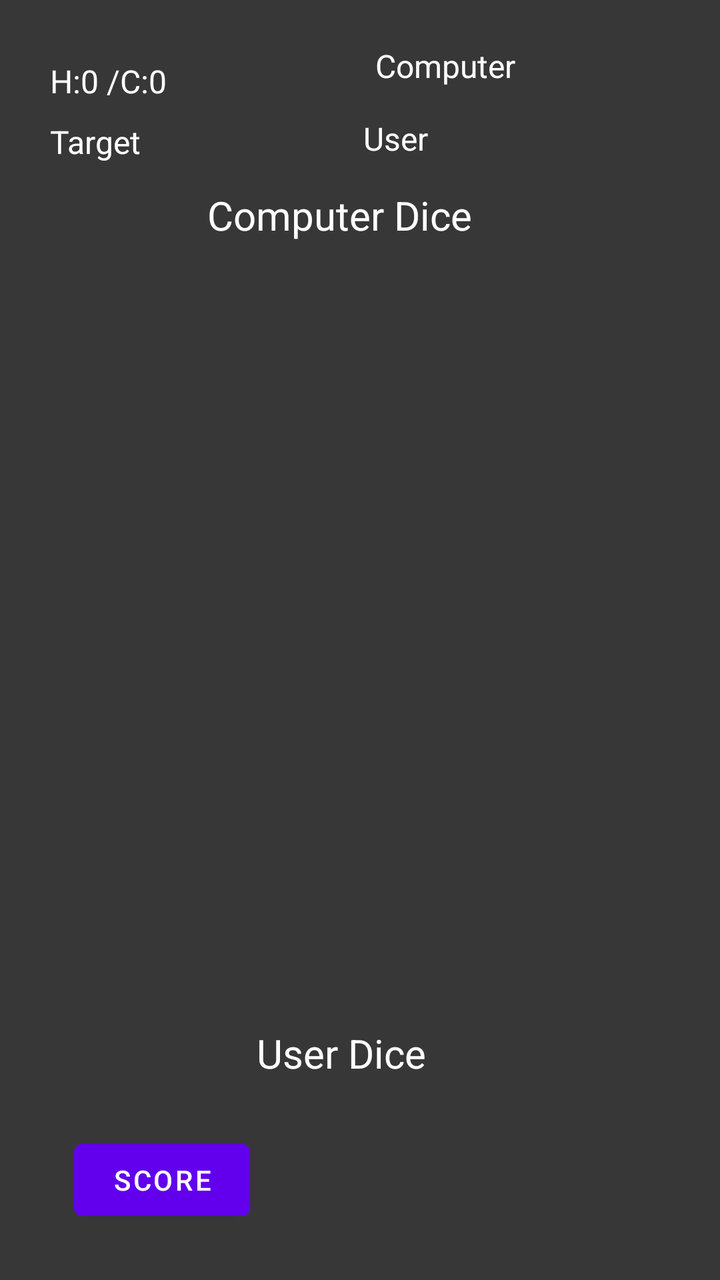
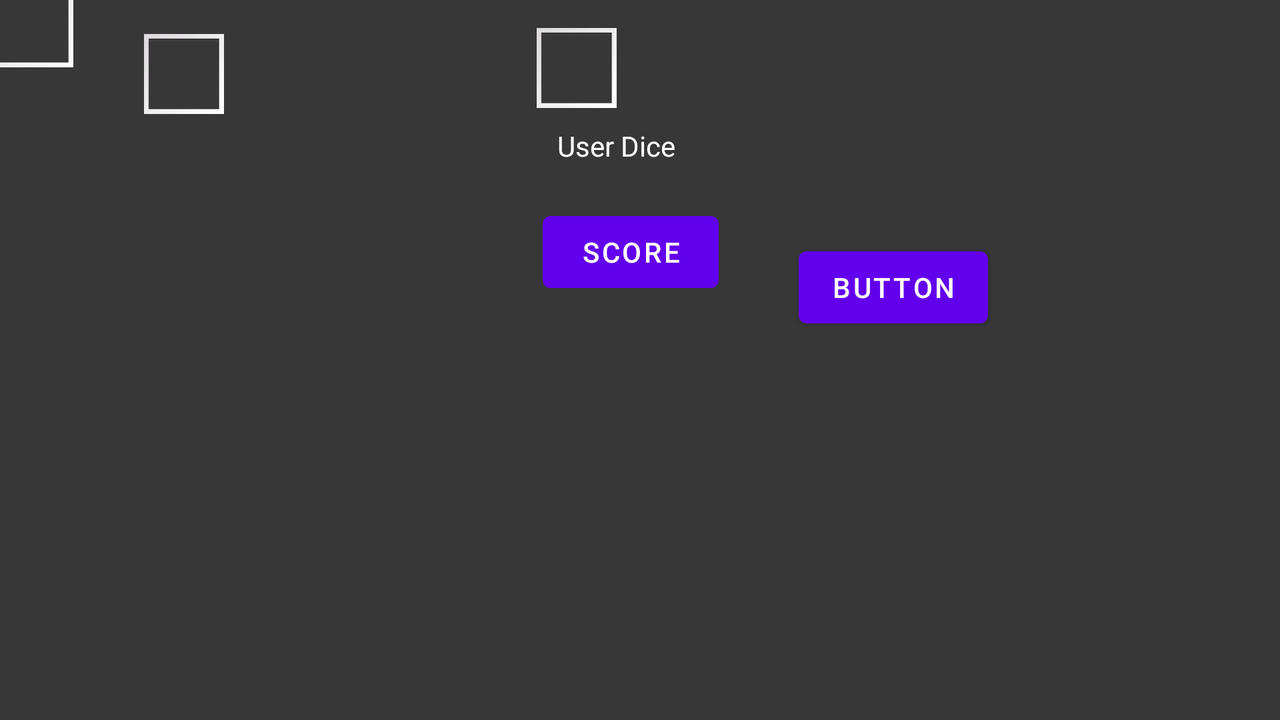

Compare how this app lays out the same screen by default and in its alternative resource folder. The renders come first, then the two layout files and the values they reference.
<!-- AndroidManifest.xml: application theme Theme.Androidcwdicegame -->
<!-- res/layout/activity_newgame.xml -->
<?xml version="1.0" encoding="utf-8"?>
<androidx.constraintlayout.widget.ConstraintLayout xmlns:android="http://schemas.android.com/apk/res/android"
    xmlns:app="http://schemas.android.com/apk/res-auto"
    xmlns:tools="http://schemas.android.com/tools"
    android:layout_width="match_parent"
    android:layout_height="match_parent"
    android:background="#373737"
    tools:context=".newgame">


    <ImageView
        android:id="@+id/imageButton_computer_1"
        android:layout_width="85dp"
        android:layout_height="85dp"
        android:layout_marginStart="17dp"
        android:layout_marginTop="135dp"
        android:layout_marginEnd="290dp"
        android:layout_marginBottom="550dp"
        android:contentDescription="TODO"
        app:layout_constraintBottom_toBottomOf="parent"
        app:layout_constraintEnd_toEndOf="parent"
        app:layout_constraintHorizontal_bias="1.0"
        app:layout_constraintStart_toStartOf="parent"
        app:layout_constraintTop_toTopOf="parent"
        app:layout_constraintVertical_bias="0.0" />

    <ImageView
        android:id="@+id/imageButton_computer_2"
        android:layout_width="85dp"
        android:layout_height="85dp"
        android:layout_marginStart="42dp"
        android:layout_marginTop="135dp"
        android:layout_marginEnd="160dp"
        android:layout_marginBottom="550dp"
        android:contentDescription="TODO"
        app:layout_constraintBottom_toBottomOf="parent"
        app:layout_constraintEnd_toEndOf="parent"
        app:layout_constraintStart_toEndOf="@+id/imageButton_computer_1"
        app:layout_constraintTop_toTopOf="parent"
        app:layout_constraintVertical_bias="0.0" />

    <ImageView
        android:id="@+id/imageButton_computer_3"
        android:layout_width="85dp"
        android:layout_height="85dp"
        android:layout_marginStart="44dp"
        android:layout_marginTop="135dp"
        android:layout_marginEnd="33dp"
        android:layout_marginBottom="575dp"
        android:contentDescription="TODO"
        app:layout_constraintBottom_toBottomOf="parent"
        app:layout_constraintEnd_toEndOf="parent"
        app:layout_constraintHorizontal_bias="1.0"
        app:layout_constraintStart_toEndOf="@+id/imageButton_computer_2"
        app:layout_constraintTop_toTopOf="parent"
        app:layout_constraintVertical_bias="0.0" />

    <ImageView
        android:id="@+id/imageButton_computer_4"
        android:layout_width="85dp"
        android:layout_height="85dp"
        android:layout_marginStart="78dp"
        android:layout_marginTop="15dp"
        android:layout_marginEnd="241dp"
        android:layout_marginBottom="392dp"
        android:contentDescription="TODO"
        app:layout_constraintBottom_toBottomOf="parent"
        app:layout_constraintEnd_toEndOf="parent"
        app:layout_constraintHorizontal_bias="0.714"
        app:layout_constraintStart_toStartOf="parent"
        app:layout_constraintTop_toBottomOf="@+id/imageButton_computer_1"
        tools:ignore="UnknownId" />

    <ImageView
        android:id="@+id/imageButton_computer_5"
        android:layout_width="85dp"
        android:layout_height="85dp"
        android:layout_marginStart="52dp"
        android:layout_marginTop="15dp"
        android:layout_marginEnd="98dp"
        android:layout_marginBottom="392dp"
        android:contentDescription="TODO"
        app:layout_constraintBottom_toBottomOf="parent"
        app:layout_constraintEnd_toEndOf="parent"
        app:layout_constraintHorizontal_bias="1.0"
        app:layout_constraintStart_toEndOf="@+id/imageButton_computer_4"
        app:layout_constraintTop_toBottomOf="@+id/imageButton_computer_2"
        app:layout_constraintVertical_bias="0.526" />

    <ImageView
        android:id="@+id/imageButton_user_1"
        android:layout_width="85dp"
        android:layout_height="85dp"
        android:layout_marginStart="78dp"
        android:layout_marginTop="85dp"
        android:layout_marginEnd="241dp"
        android:layout_marginBottom="276dp"
        android:contentDescription="TODO"
        app:layout_constraintBottom_toBottomOf="parent"
        app:layout_constraintEnd_toEndOf="parent"
        app:layout_constraintHorizontal_bias="0.625"
        app:layout_constraintStart_toStartOf="parent"
        app:layout_constraintTop_toBottomOf="@+id/imageButton_computer_4"
        app:layout_constraintVertical_bias="0.693" />

    <ImageView
        android:id="@+id/imageButton_user_2"
        android:layout_width="85dp"
        android:layout_height="85dp"
        android:layout_marginStart="52dp"
        android:layout_marginTop="85dp"
        android:layout_marginEnd="97dp"
        android:layout_marginBottom="276dp"
        android:contentDescription="TODO"
        app:layout_constraintBottom_toBottomOf="parent"
        app:layout_constraintEnd_toEndOf="parent"
        app:layout_constraintHorizontal_bias="1.0"
        app:layout_constraintStart_toEndOf="@+id/imageButton_user_1"
        app:layout_constraintTop_toBottomOf="@+id/imageButton_computer_5"
        app:layout_constraintVertical_bias="0.693" />

    <ImageView
        android:id="@+id/imageButton_user_3"
        android:layout_width="85dp"
        android:layout_height="85dp"
        android:layout_marginStart="17dp"
        android:layout_marginTop="500dp"
        android:layout_marginEnd="290dp"
        android:layout_marginBottom="160dp"
        android:contentDescription="TODO"
        app:layout_constraintBottom_toBottomOf="parent"
        app:layout_constraintEnd_toEndOf="parent"
        app:layout_constraintHorizontal_bias="1.0"
        app:layout_constraintStart_toStartOf="parent"
        app:layout_constraintTop_toTopOf="parent"
        app:layout_constraintVertical_bias="1.0" />

    <ImageView
        android:id="@+id/imageButton_user_4"
        android:layout_width="85dp"
        android:layout_height="85dp"
        android:layout_marginStart="42dp"
        android:layout_marginTop="30dp"
        android:layout_marginEnd="160dp"
        android:layout_marginBottom="160dp"
        android:contentDescription="TODO"
        app:layout_constraintBottom_toBottomOf="parent"
        app:layout_constraintEnd_toEndOf="parent"
        app:layout_constraintHorizontal_bias="1.0"
        app:layout_constraintStart_toEndOf="@+id/imageButton_user_3"
        app:layout_constraintTop_toBottomOf="@+id/imageButton_user_1"
        app:layout_constraintVertical_bias="1.0" />

    <ImageView
        android:id="@+id/imageButton_user_5"
        android:layout_width="85dp"
        android:layout_height="85dp"
        android:layout_marginStart="44dp"
        android:layout_marginTop="85dp"
        android:layout_marginEnd="33dp"
        android:layout_marginBottom="160dp"
        android:contentDescription="TODO"
        app:layout_constraintBottom_toBottomOf="parent"
        app:layout_constraintEnd_toEndOf="parent"
        app:layout_constraintStart_toEndOf="@+id/imageButton_user_4"
        app:layout_constraintTop_toBottomOf="@+id/imageButton_user_2"
        app:layout_constraintVertical_bias="1.0" />

    <Button
        android:id="@+id/throwbutton"
        android:layout_width="wrap_content"
        android:layout_height="wrap_content"
        android:layout_marginStart="65dp"
        android:layout_marginTop="37dp"
        android:layout_marginEnd="300dp"
        android:layout_marginBottom="26dp"
        android:text="THROW"
        app:layout_constraintBottom_toBottomOf="parent"
        app:layout_constraintEnd_toEndOf="parent"
        app:layout_constraintHorizontal_bias="0.0"
        app:layout_constraintStart_toStartOf="parent"
        app:layout_constraintTop_toBottomOf="@+id/imageButton_user_3"
        app:layout_constraintVertical_bias="1.0" />

    <Button
        android:id="@+id/scorebutton"
        android:layout_width="wrap_content"
        android:layout_height="wrap_content"
        android:layout_marginStart="60dp"
        android:layout_marginTop="37dp"
        android:layout_marginEnd="167dp"
        android:layout_marginBottom="26dp"
        android:text="SCORE"
        app:layout_constraintBottom_toBottomOf="parent"
        app:layout_constraintEnd_toEndOf="parent"
        app:layout_constraintHorizontal_bias="0.0"
        app:layout_constraintStart_toEndOf="@+id/throwbutton"
        app:layout_constraintTop_toBottomOf="@+id/imageButton_user_4"
        app:layout_constraintVertical_bias="1.0" />

    <TextView
        android:id="@+id/usertext"
        android:layout_width="wrap_content"
        android:layout_height="wrap_content"
        android:layout_marginStart="200dp"
        android:layout_marginEnd="153dp"
        android:layout_marginBottom="55dp"
        android:text="User"
        android:textColor="@color/white"
        android:textSize="16sp"
        app:layout_constraintBottom_toTopOf="@+id/imageButton_computer_2"
        app:layout_constraintEnd_toEndOf="parent"
        app:layout_constraintHorizontal_bias="0.73"
        app:layout_constraintStart_toStartOf="parent" />

    <TextView
        android:id="@+id/computertext"
        android:layout_width="wrap_content"
        android:layout_height="wrap_content"
        android:layout_marginStart="219dp"
        android:layout_marginTop="25dp"
        android:layout_marginEnd="134dp"
        android:layout_marginBottom="18dp"
        android:text="Computer"
        android:textColor="@color/white"
        android:textSize="16sp"
        app:layout_constraintBottom_toTopOf="@+id/usertext"
        app:layout_constraintEnd_toEndOf="parent"
        app:layout_constraintStart_toStartOf="parent"
        app:layout_constraintTop_toTopOf="parent" />

    <TextView
        android:id="@+id/targetbut"
        android:layout_width="wrap_content"
        android:layout_height="wrap_content"
        android:layout_marginStart="25dp"
        android:layout_marginTop="60dp"
        android:layout_marginEnd="157dp"
        android:layout_marginBottom="55dp"
        android:text="Target"
        android:textColor="@color/white"
        android:textSize="16sp"
        app:layout_constraintBottom_toTopOf="@+id/imageButton_computer_1"
        app:layout_constraintEnd_toStartOf="@+id/computertext"
        app:layout_constraintHorizontal_bias="0.0"
        app:layout_constraintStart_toStartOf="parent"
        app:layout_constraintTop_toTopOf="parent"
        app:layout_constraintVertical_bias="0.0" />

    <TextView
        android:id="@+id/textView5"
        android:layout_width="wrap_content"
        android:layout_height="wrap_content"
        android:layout_marginStart="151dp"
        android:layout_marginTop="94dp"
        android:layout_marginEnd="167dp"
        android:layout_marginBottom="22dp"
        android:text="Computer Dice"
        android:textColor="@color/white"
        android:textSize="20sp"
        app:layout_constraintBottom_toTopOf="@+id/imageButton_computer_2"
        app:layout_constraintEnd_toEndOf="parent"
        app:layout_constraintHorizontal_bias="0.525"
        app:layout_constraintStart_toStartOf="parent"
        app:layout_constraintTop_toTopOf="parent"
        app:layout_constraintVertical_bias="0.0" />

    <TextView
        android:id="@+id/textView6"
        android:layout_width="wrap_content"
        android:layout_height="wrap_content"
        android:layout_marginStart="166dp"
        android:layout_marginTop="30dp"
        android:layout_marginEnd="185dp"
        android:layout_marginBottom="23dp"
        android:text="User Dice"
        android:textColor="@color/white"
        android:textSize="20sp"
        app:layout_constraintBottom_toTopOf="@+id/scorebutton"
        app:layout_constraintEnd_toEndOf="parent"
        app:layout_constraintStart_toStartOf="parent"
        app:layout_constraintTop_toBottomOf="@+id/imageButton_user_4" />

    <TextView
        android:id="@+id/num_wins"
        android:layout_width="wrap_content"
        android:layout_height="wrap_content"
        android:layout_marginStart="25dp"
        android:layout_marginTop="31dp"
        android:layout_marginEnd="126dp"
        android:layout_marginBottom="10dp"
        android:text="H:0 /C:0"
        android:textColor="@color/white"
        android:textSize="16sp"
        app:layout_constraintBottom_toTopOf="@+id/targetbut"
        app:layout_constraintEnd_toStartOf="@+id/computertext"
        app:layout_constraintHorizontal_bias="0.0"
        app:layout_constraintStart_toStartOf="parent"
        app:layout_constraintTop_toTopOf="parent" />

</androidx.constraintlayout.widget.ConstraintLayout>
<!-- resources referenced by this layout -->
<resources>
  <color name="white">#FFFFFFFF</color>
  <style name="Theme.Androidcwdicegame" parent="Theme.MaterialComponents.DayNight.DarkActionBar">
          
          <item name="colorPrimary">@color/purple_500</item>
          <item name="colorPrimaryVariant">@color/purple_700</item>
          <item name="colorOnPrimary">@color/white</item>
          
          <item name="colorSecondary">@color/teal_200</item>
          <item name="colorSecondaryVariant">@color/teal_700</item>
          <item name="colorOnSecondary">@color/black</item>
          
          <item name="android:statusBarColor">?attr/colorPrimaryVariant</item>
          
      </style>
  <color name="purple_500">#FF6200EE</color>
  <color name="purple_700">#FF3700B3</color>
  <color name="teal_200">#FF03DAC5</color>
  <color name="teal_700">#FF018786</color>
  <color name="black">#FF000000</color>
</resources>
<!-- res/layout-land/activity_newgame.xml (the repository's variant of the layout above) -->
<!-- drawn on the phone turned sideways -->
<?xml version="1.0" encoding="utf-8"?>
<androidx.constraintlayout.widget.ConstraintLayout xmlns:android="http://schemas.android.com/apk/res/android"
    xmlns:app="http://schemas.android.com/apk/res-auto"
    xmlns:tools="http://schemas.android.com/tools"
    android:layout_width="match_parent"
    android:layout_height="match_parent"
    android:background="#373737"
    tools:context=".newgame">


    <ImageView
        android:id="@+id/imageButton_computer_1"
        android:layout_width="40dp"
        android:layout_height="40dp"
        android:layout_marginStart="17dp"
        android:layout_marginTop="135dp"
        android:layout_marginEnd="290dp"
        android:layout_marginBottom="550dp"
        android:contentDescription="TODO"
        app:layout_constraintBottom_toBottomOf="parent"
        app:layout_constraintEnd_toEndOf="parent"
        app:layout_constraintHorizontal_bias="0.524"
        app:layout_constraintStart_toStartOf="parent"
        app:layout_constraintTop_toTopOf="parent"
        app:layout_constraintVertical_bias="0.704"
        app:srcCompat="@android:drawable/gallery_thumb" />

    <ImageView
        android:id="@+id/imageButton_computer_2"
        android:layout_width="40dp"
        android:layout_height="40dp"
        android:layout_marginStart="42dp"
        android:layout_marginTop="135dp"
        android:layout_marginEnd="960dp"
        android:layout_marginBottom="550dp"
        android:contentDescription="TODO"
        app:layout_constraintBottom_toBottomOf="parent"
        app:layout_constraintEnd_toEndOf="parent"
        app:layout_constraintHorizontal_bias="1.0"
        app:layout_constraintStart_toEndOf="@+id/imageButton_computer_1"
        app:layout_constraintTop_toTopOf="parent"
        app:layout_constraintVertical_bias="0.704"
        app:srcCompat="@android:drawable/gallery_thumb" />

    <ImageView
        android:id="@+id/imageButton_computer_3"
        android:layout_width="40dp"
        android:layout_height="40dp"
        android:layout_marginStart="44dp"
        android:layout_marginTop="135dp"
        android:layout_marginEnd="33dp"
        android:layout_marginBottom="575dp"
        android:contentDescription="TODO"
        app:layout_constraintBottom_toBottomOf="parent"
        app:layout_constraintEnd_toEndOf="parent"
        app:layout_constraintHorizontal_bias="0.0"
        app:layout_constraintStart_toEndOf="@+id/imageButton_computer_2"
        app:layout_constraintTop_toTopOf="parent"
        app:layout_constraintVertical_bias="0.76"
        app:srcCompat="@android:drawable/gallery_thumb" />

    <ImageView
        android:id="@+id/imageButton_computer_4"
        android:layout_width="40dp"
        android:layout_height="40dp"
        android:layout_marginStart="78dp"
        android:layout_marginTop="15dp"
        android:layout_marginEnd="241dp"
        android:layout_marginBottom="532dp"
        android:contentDescription="TODO"
        app:layout_constraintBottom_toBottomOf="parent"
        app:layout_constraintEnd_toEndOf="parent"
        app:layout_constraintHorizontal_bias="0.513"
        app:layout_constraintStart_toStartOf="parent"
        app:layout_constraintTop_toBottomOf="@+id/imageButton_computer_1"
        app:layout_constraintVertical_bias="0.0"
        app:srcCompat="@android:drawable/gallery_thumb"
        tools:ignore="UnknownId" />

    <ImageView
        android:id="@+id/imageButton_computer_5"
        android:layout_width="40dp"
        android:layout_height="40dp"
        android:layout_marginStart="42dp"
        android:layout_marginTop="42dp"
        android:layout_marginEnd="105dp"
        android:layout_marginBottom="360dp"
        android:contentDescription="TODO"
        app:layout_constraintBottom_toBottomOf="parent"
        app:layout_constraintEnd_toEndOf="parent"
        app:layout_constraintHorizontal_bias="0.0"
        app:layout_constraintStart_toEndOf="@+id/imageButton_computer_4"
        app:layout_constraintTop_toBottomOf="@+id/imageButton_computer_2"
        app:layout_constraintVertical_bias="0.319"
        app:srcCompat="@android:drawable/gallery_thumb" />

    <ImageView
        android:id="@+id/imageButton_user_1"
        android:layout_width="40dp"
        android:layout_height="40dp"
        android:layout_marginStart="85dp"
        android:layout_marginTop="55dp"
        android:layout_marginEnd="241dp"
        android:layout_marginBottom="276dp"
        android:contentDescription="TODO"
        app:layout_constraintBottom_toBottomOf="parent"
        app:layout_constraintEnd_toEndOf="parent"
        app:layout_constraintHorizontal_bias="0.512"
        app:layout_constraintStart_toStartOf="parent"
        app:layout_constraintTop_toBottomOf="@+id/imageButton_computer_4"
        app:layout_constraintVertical_bias="0.0"
        app:srcCompat="@android:drawable/gallery_thumb" />

    <ImageView
        android:id="@+id/imageButton_user_2"
        android:layout_width="40dp"
        android:layout_height="40dp"
        android:layout_marginStart="3dp"
        android:layout_marginTop="30dp"
        android:layout_marginEnd="150dp"
        android:layout_marginBottom="285dp"
        android:contentDescription="TODO"
        app:layout_constraintBottom_toBottomOf="parent"
        app:layout_constraintEnd_toEndOf="parent"
        app:layout_constraintHorizontal_bias="0.0"
        app:layout_constraintStart_toEndOf="@+id/imageButton_user_1"
        app:layout_constraintTop_toBottomOf="@+id/imageButton_computer_5"
        app:layout_constraintVertical_bias="0.0"
        app:srcCompat="@android:drawable/gallery_thumb" />

    <ImageView
        android:id="@+id/imageButton_user_3"
        android:layout_width="40dp"
        android:layout_height="40dp"
        android:layout_marginStart="17dp"
        android:layout_marginTop="440dp"
        android:layout_marginEnd="290dp"
        android:layout_marginBottom="210dp"
        android:contentDescription="TODO"
        app:layout_constraintBottom_toBottomOf="parent"
        app:layout_constraintEnd_toEndOf="parent"
        app:layout_constraintHorizontal_bias="0.602"
        app:layout_constraintStart_toStartOf="parent"
        app:layout_constraintTop_toTopOf="parent"
        app:layout_constraintVertical_bias="0.0"
        app:srcCompat="@android:drawable/gallery_thumb" />

    <ImageView
        android:id="@+id/imageButton_user_4"
        android:layout_width="40dp"
        android:layout_height="40dp"
        android:layout_marginStart="-288dp"
        android:layout_marginTop="29dp"
        android:layout_marginEnd="300dp"
        android:layout_marginBottom="160dp"
        android:contentDescription="TODO"
        app:layout_constraintBottom_toBottomOf="parent"
        app:layout_constraintEnd_toEndOf="parent"
        app:layout_constraintHorizontal_bias="0.143"
        app:layout_constraintStart_toEndOf="@+id/imageButton_user_3"
        app:layout_constraintTop_toBottomOf="@+id/imageButton_user_1"
        app:layout_constraintVertical_bias="0.0"
        app:srcCompat="@android:drawable/gallery_thumb" />

    <ImageView
        android:id="@+id/imageButton_user_5"
        android:layout_width="40dp"
        android:layout_height="40dp"
        android:layout_marginStart="8dp"
        android:layout_marginTop="33dp"
        android:layout_marginEnd="420dp"
        android:layout_marginBottom="245dp"
        android:contentDescription="TODO"
        app:layout_constraintBottom_toBottomOf="parent"
        app:layout_constraintEnd_toEndOf="parent"
        app:layout_constraintHorizontal_bias="0.204"
        app:layout_constraintStart_toEndOf="@+id/imageButton_user_4"
        app:layout_constraintTop_toBottomOf="@+id/imageButton_computer_5"
        app:layout_constraintVertical_bias="0.0"
        app:srcCompat="@android:drawable/gallery_thumb" />

    <Button
        android:id="@+id/throwbutton"
        android:layout_width="wrap_content"
        android:layout_height="wrap_content"
        android:layout_marginStart="17dp"
        android:layout_marginTop="37dp"
        android:layout_marginEnd="300dp"
        android:layout_marginBottom="26dp"
        android:text="THROW"
        app:layout_constraintBottom_toBottomOf="parent"
        app:layout_constraintEnd_toEndOf="parent"
        app:layout_constraintHorizontal_bias="0.529"
        app:layout_constraintStart_toStartOf="parent"
        app:layout_constraintTop_toBottomOf="@+id/imageButton_user_3"
        app:layout_constraintVertical_bias="0.433" />

    <Button
        android:id="@+id/scorebutton"
        android:layout_width="wrap_content"
        android:layout_height="wrap_content"
        android:layout_marginStart="42dp"
        android:layout_marginTop="37dp"
        android:layout_marginEnd="167dp"
        android:layout_marginBottom="26dp"
        android:text="SCORE"
        app:layout_constraintBottom_toBottomOf="parent"
        app:layout_constraintEnd_toEndOf="parent"
        app:layout_constraintHorizontal_bias="0.0"
        app:layout_constraintStart_toEndOf="@+id/throwbutton"
        app:layout_constraintTop_toBottomOf="@+id/imageButton_user_4"
        app:layout_constraintVertical_bias="0.147" />

    <Button
        android:id="@+id/button11"
        android:layout_width="wrap_content"
        android:layout_height="wrap_content"
        android:layout_marginStart="40dp"
        android:layout_marginTop="36dp"
        android:layout_marginEnd="45dp"
        android:layout_marginBottom="26dp"
        android:text="Button"
        app:layout_constraintBottom_toBottomOf="parent"
        app:layout_constraintEnd_toEndOf="parent"
        app:layout_constraintHorizontal_bias="0.0"
        app:layout_constraintStart_toEndOf="@+id/scorebutton"
        app:layout_constraintTop_toBottomOf="@+id/imageButton_user_5"
        app:layout_constraintVertical_bias="0.139" />

    <TextView
        android:id="@+id/usertext"
        android:layout_width="41dp"
        android:layout_height="19dp"
        android:layout_marginStart="200dp"
        android:layout_marginEnd="153dp"
        android:layout_marginBottom="92dp"
        android:text="User"
        android:textColor="@color/white"
        android:textSize="16sp"
        app:layout_constraintBottom_toTopOf="@+id/imageButton_computer_2"
        app:layout_constraintEnd_toEndOf="parent"
        app:layout_constraintHorizontal_bias="0.565"
        app:layout_constraintStart_toStartOf="parent" />

    <TextView
        android:id="@+id/computertext"
        android:layout_width="wrap_content"
        android:layout_height="wrap_content"
        android:layout_marginStart="219dp"
        android:layout_marginTop="25dp"
        android:layout_marginEnd="134dp"
        android:layout_marginBottom="18dp"
        android:text="Computer"
        android:textColor="@color/white"
        android:textSize="16sp"
        app:layout_constraintBottom_toTopOf="@+id/usertext"
        app:layout_constraintEnd_toEndOf="parent"
        app:layout_constraintHorizontal_bias="0.562"
        app:layout_constraintStart_toStartOf="parent"
        app:layout_constraintTop_toTopOf="parent"
        app:layout_constraintVertical_bias="0.942" />

    <TextView
        android:id="@+id/targetbut"
        android:layout_width="wrap_content"
        android:layout_height="wrap_content"
        android:layout_marginStart="16dp"
        android:layout_marginTop="27dp"
        android:layout_marginEnd="157dp"
        android:layout_marginBottom="89dp"
        android:text="Target"
        android:textColor="@color/white"
        android:textSize="16sp"
        app:layout_constraintBottom_toTopOf="@+id/imageButton_computer_1"
        app:layout_constraintEnd_toStartOf="@+id/computertext"
        app:layout_constraintHorizontal_bias="0.96"
        app:layout_constraintStart_toStartOf="parent"
        app:layout_constraintTop_toTopOf="parent"
        app:layout_constraintVertical_bias="0.939" />

    <TextView
        android:id="@+id/textView5"
        android:layout_width="wrap_content"
        android:layout_height="wrap_content"
        android:layout_marginStart="151dp"
        android:layout_marginTop="94dp"
        android:layout_marginEnd="167dp"
        android:layout_marginBottom="22dp"
        android:text="Computer Dice"
        android:textColor="@color/white"
        android:textSize="14sp"
        app:layout_constraintBottom_toTopOf="@+id/imageButton_computer_2"
        app:layout_constraintEnd_toEndOf="parent"
        app:layout_constraintHorizontal_bias="0.482"
        app:layout_constraintStart_toStartOf="parent"
        app:layout_constraintTop_toTopOf="parent"
        app:layout_constraintVertical_bias="0.869" />

    <TextView
        android:id="@+id/textView6"
        android:layout_width="wrap_content"
        android:layout_height="wrap_content"
        android:layout_marginStart="166dp"
        android:layout_marginTop="30dp"
        android:layout_marginEnd="185dp"
        android:layout_marginBottom="23dp"
        android:text="User Dice"
        android:textColor="@color/white"
        android:textSize="14sp"
        app:layout_constraintBottom_toTopOf="@+id/scorebutton"
        app:layout_constraintEnd_toEndOf="parent"
        app:layout_constraintHorizontal_bias="0.49"
        app:layout_constraintStart_toStartOf="parent"
        app:layout_constraintTop_toBottomOf="@+id/imageButton_user_4"
        app:layout_constraintVertical_bias="0.08" />

</androidx.constraintlayout.widget.ConstraintLayout>
